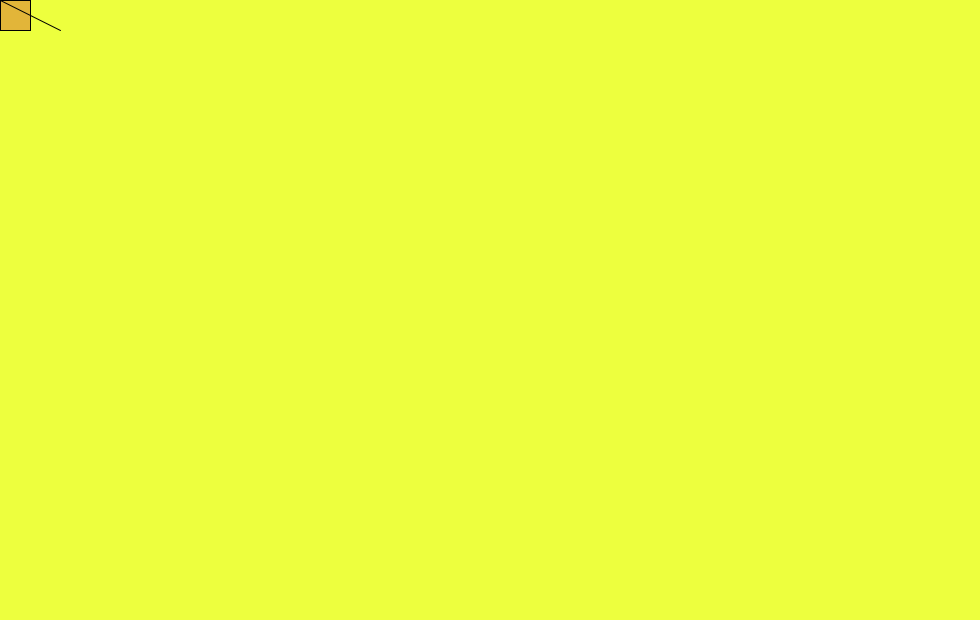
Frame 1 (no input)
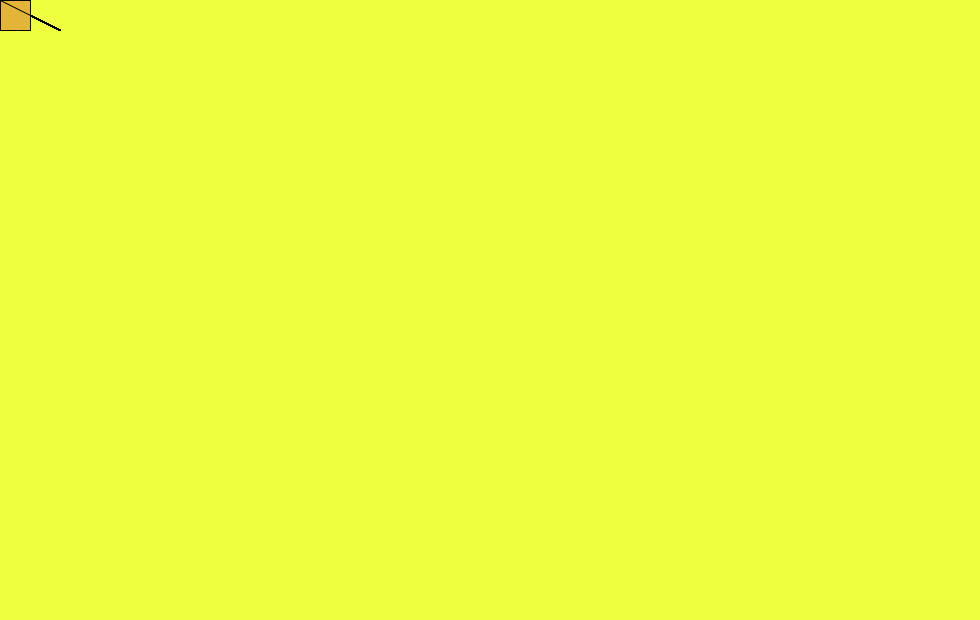
Frame 60 (the mouse pressed at the canvas centre just before this capture)
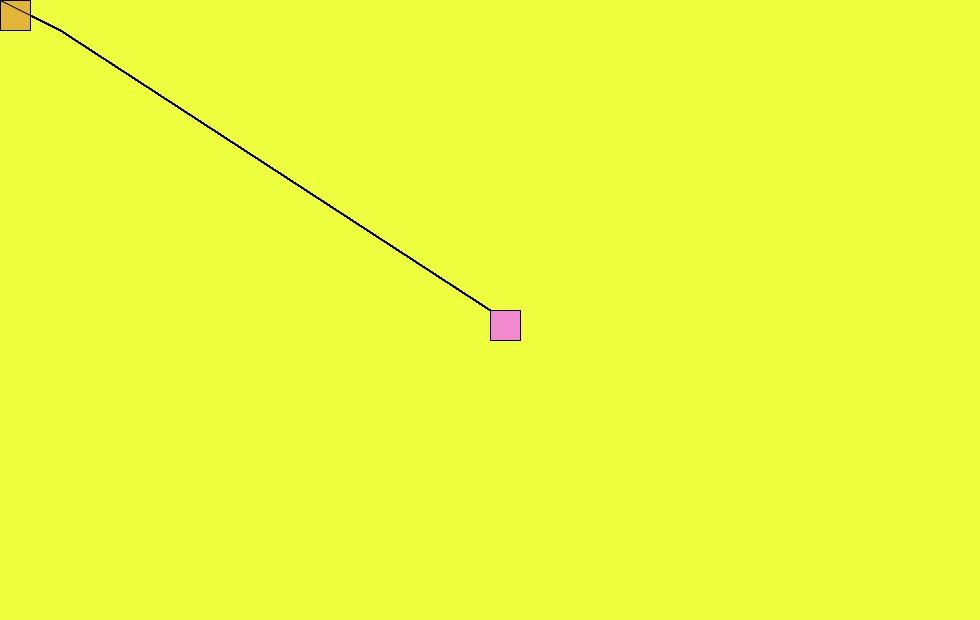
Frame 120 (the mouse held since frame 60 and released just before this capture)

The Processing sketch that drew these frames (run headless with seeded random() and noise(); from frame 60 on, the mouse is pressed at the canvas centre):

// Processing sketch: processing_34064
// ── processing_34064.pde

void setup() { 
  size(980, 620); 
  smooth();
  background(237,255,62);
}

void draw() { 
  if (mousePressed) {
  fill(242,137,206);

} else {
  fill(0,137,206); 
  fill(226,181,57); 

}  
  rect(mouseX, mouseY, 30, 30); 
  line(mouseX,mouseY,60,30); }
  
  
